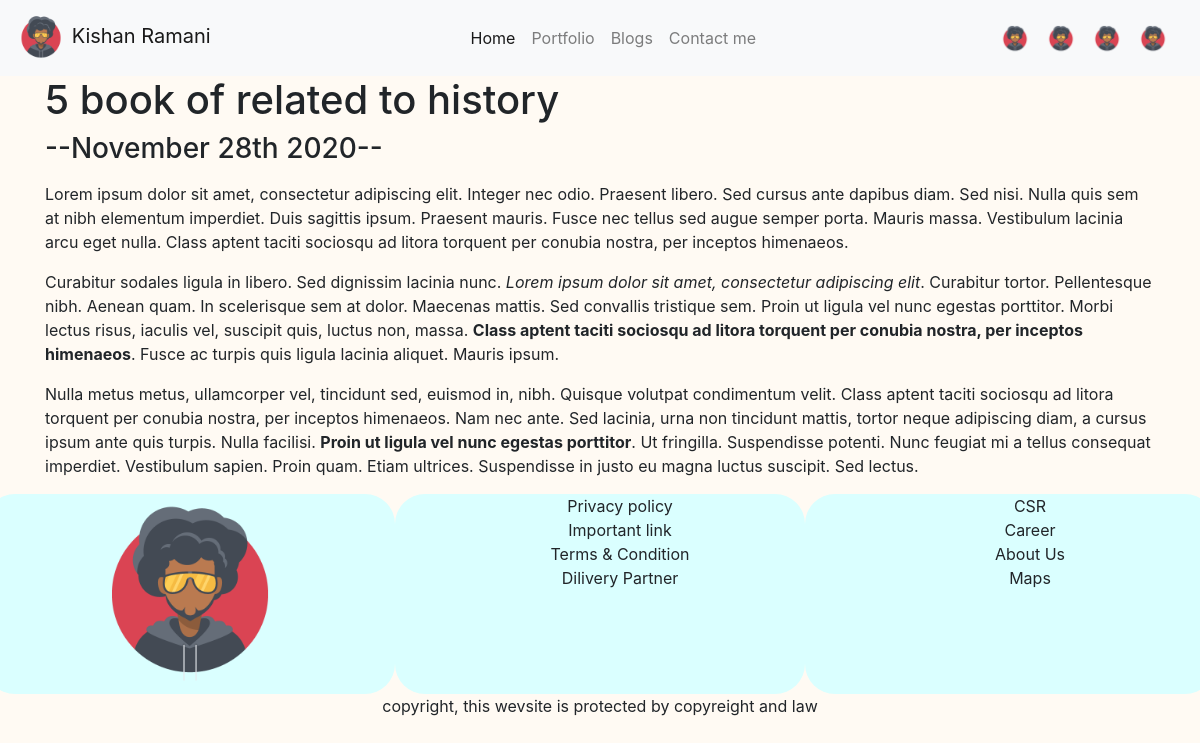
Page /blog/7/ on the committed database.
### blog/models.py (models this page shows, shortened)
class Blog(models.Model):
    title = models.CharField(max_length=200)
    description = models.TextField()
    date = models.DateField()

### blog/views.py (the view)
# urls.py: path('<int:blog_id>/', views.detail, name='detail'),
def detail(request, blog_id):
    blog = get_object_or_404(Blog, pk=blog_id)
    return render(request, 'blog/detail.html', {'blog': blog})

### blog/templates/blog/detail.html
{% extends 'portfolio/base.html' %}
{% block content %}
    <h1>{{ blog.title }}</h1>
    <h3>--{{ blog.date|date:'F jS Y' }}--</h3>
    <p>{{ blog.description | safe }}</p>
{% endblock %}

### portfolio/static/portfolio/custom.css (style rules this page uses)
body { background-color: #fffaf3; }

### rows in the picture
Blog: title "5 book of related to history", date "November 28th 2020", description "Lorem ipsum dolor sit amet, consectetur adipiscing elit. Integer nec odio. Praesent libero. Sed cursus ante dapibus diam. Sed nisi. Nulla quis sem at nibh elementum imperdiet. Duis sagittis ipsum. Praesent mauris. Fusce nec tellus sed augue semper porta. Mauris massa. Vestibulum lacinia arcu eget nulla. Class aptent taciti sociosqu ad litora torquent per conubia nostra, per inceptos himenaeos. Curabitur sodales ligula in libero. Sed dignissim lacinia nunc. Lorem ipsum dolor sit amet, consectetur adipiscing elit . Curabitur tortor. Pellentesque nibh. Aenean quam. In scelerisque sem at dolor. Maecenas mattis. Sed convallis tristique sem. Proin ut ligula vel nunc egestas porttitor. Morbi…"
